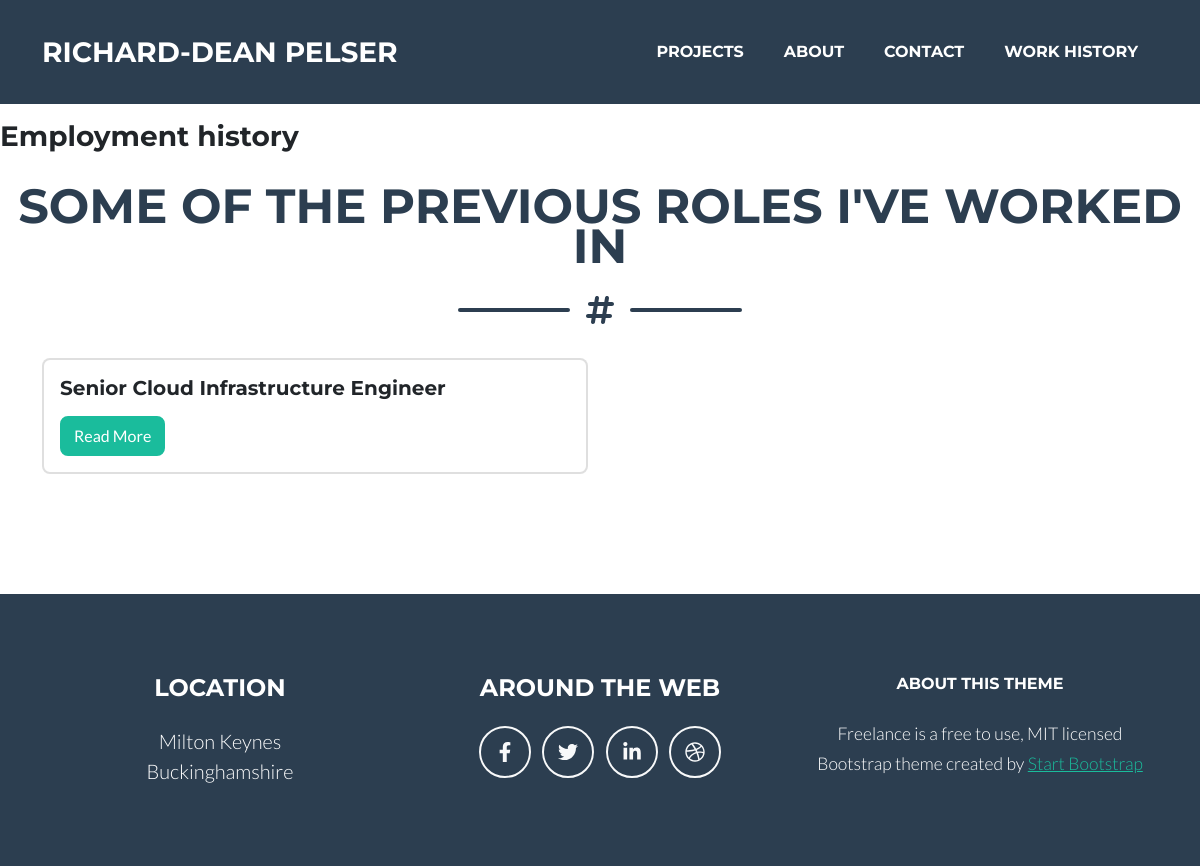
The page /workhistory/ on the database as committed earlier.
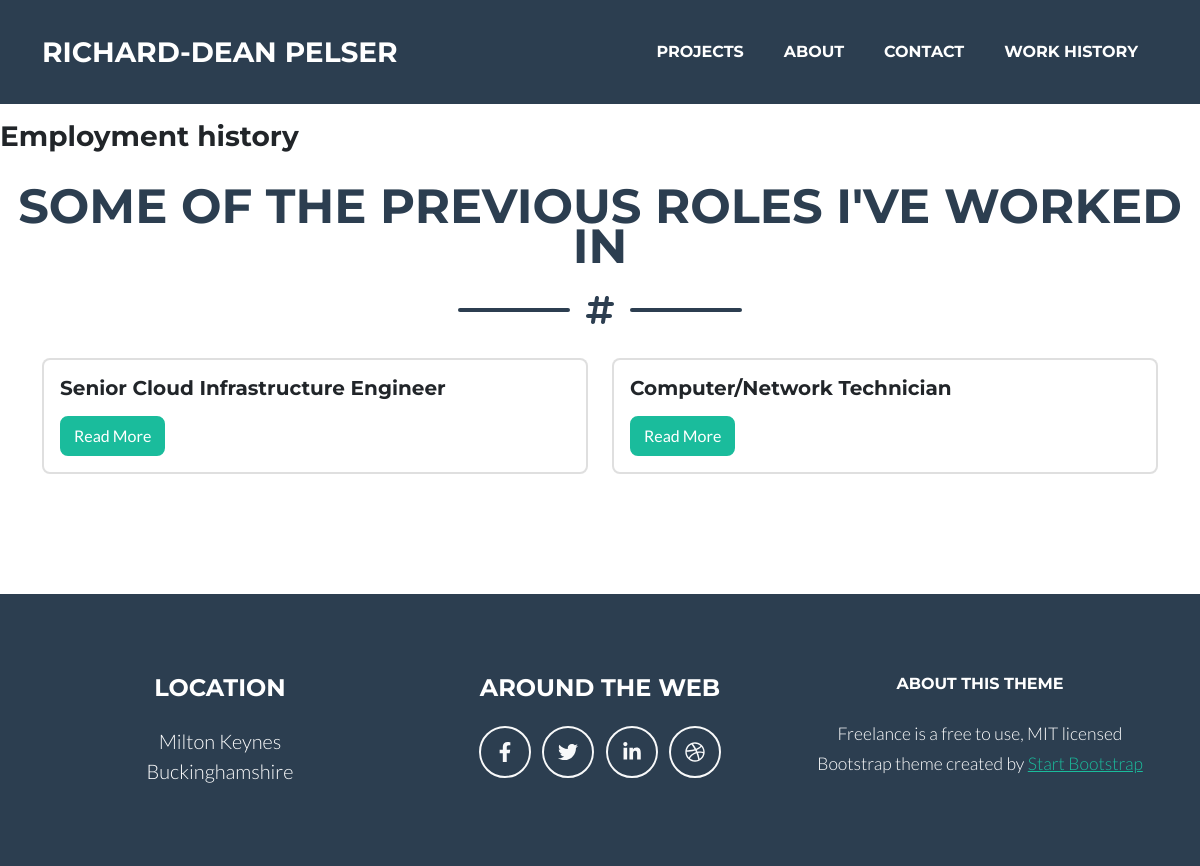
The same page on the database as committed later.
### portfolio/models.py (models this page shows, shortened)
class Role(models.Model):
    title = models.CharField(max_length=100, unique=True)
    slug = models.SlugField(max_length=100, unique=True)
    organisation = models.CharField(max_length=100, unique=True)
    body = RichTextUploadingField(null = True, blank=True)
    status = models.IntegerField(choices=ROLE_STATUS, default=0)

### portfolio/views.py (the view)
# urls.py: path('workhistory/', views.work_history_page, name="work_history_page"),
def work_history_page(request):
    roles = Role.objects.all()
    context = {'roles': roles}
    return render(request, 'workhistory.html', context)

### portfolio/templates/workhistory.html (shortened to what this page needs)
{% extends 'base.html' %}
{% load static %}
{% block content %}
<section class="page-section portfolio" id="portfolio">
    <h3>Employment history</h3>
    <br>
    <h2 class="page-section-heading text-center text-uppercase text-secondary mb-0">Some of the previous roles I've
        worked in</h2>
    <div class="divider-custom">
        <div class="divider-custom-line"></div>
        <div class="divider-custom-icon"><i class="fas fa-hashtag"></i></div>
        <div class="divider-custom-line"></div>
    </div>
    <div class="container">
        <div class="row">
            {% for role in roles %}
            <div class="col-md-6 mb-4">
                <div class="card">
                    <div class="card-body">
                        <h5 class="card-title">{{role.title}}</h5>
                        <a class="btn btn-primary" data-bs-toggle="modal"
                            data-bs-target="#portfolioModal-{{role.id}}">Read More</a>
                    </div>
                </div>
            </div>
            {% empty %}
            <h3>There are no roles in the database...</h3>
            {% endfor %}
        </div>
    </div>
</section>
{% endblock content %}

Rows that differ between the two databases and show on the page:
added Role: title "Computer/Network Technician"
